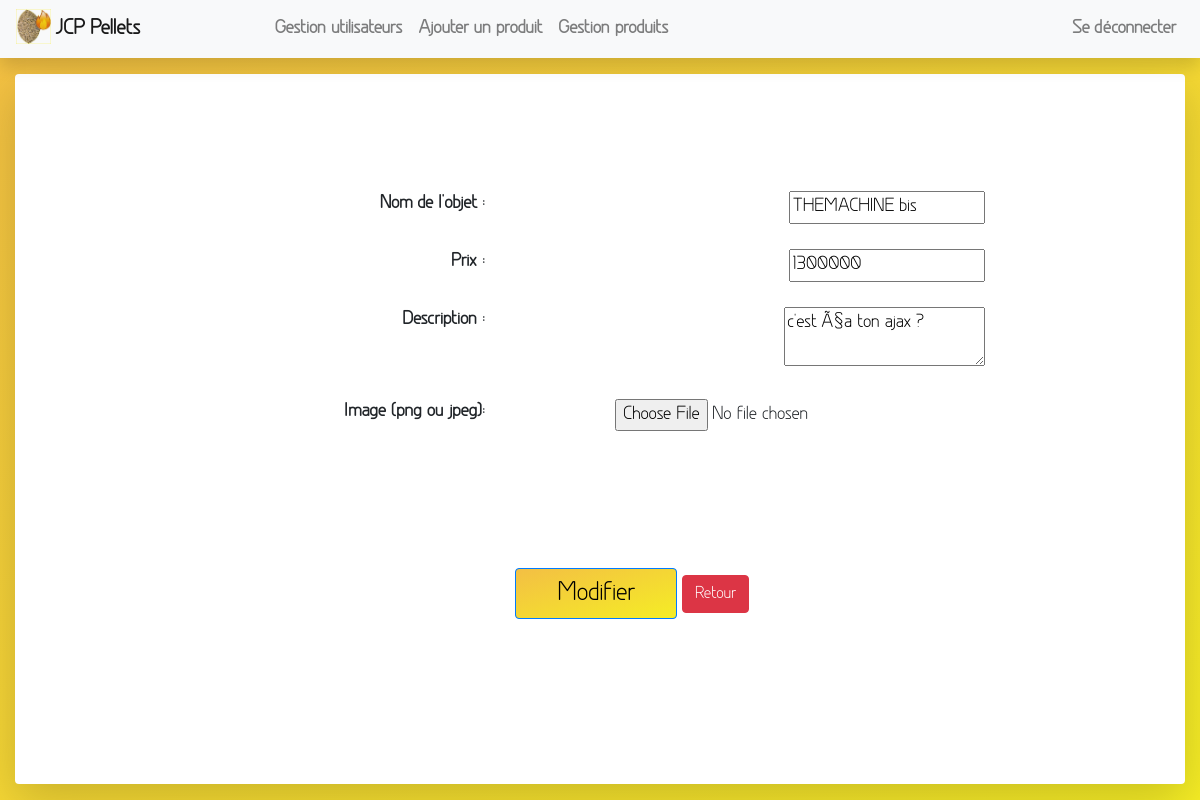
The page /views/admin_side/productsManagement.php?modifyProduct=4 (signed in) on the database its author committed.
### tables this page shows
CREATE TABLE `jcp_products` (
  `id` int(11) NOT NULL,
  `price` float NOT NULL,
  `name` varchar(30) NOT NULL,
  `image` mediumblob NOT NULL,
  `image_type` varchar(255) NOT NULL,
  `description` varchar(255) NOT NULL
);

### controllers/admin_side/productsManagementCtrl.php (called while the page is built, shortened)
<?php
require '../../models/Database.php';
require '../../models/Products.php';
if(isset($_GET['modifyProduct'])){
    $product = new Products();
    $product->id = htmlspecialchars($_GET['modifyProduct']);
    $infoProduct = $product->infoProduct();
}

### models/Database.php (called while the page is built, shortened)
<?php
class Database{
    public function __construct() {
        $this->db = new PDO('mysql:dbname=;host=localhost', '', '', [PDO::ATTR_ERRMODE=>PDO::ERRMODE_EXCEPTION]);
    }
}

### models/Products.php (called while the page is built, shortened)
<?php
class Products extends Database{
    public $id;
    public function listProducts(){
        $query = 'SELECT * FROM `jcp_products`';
        $listProducts = $this->db->query($query);
        $list = $listProducts->fetchAll(PDO::FETCH_OBJ);
        if(COUNT($list)){
            $this->id = $list[0]->id;
            return $list;
        }
    }
    public function infoProduct(){
        $query = 'SELECT * FROM `jcp_products` WHERE `id` = :id';
        $infoProduct = $this->db->prepare($query);
        $infoProduct->bindValue(':id', $this->id, PDO::PARAM_INT);
        if($infoProduct->execute()){
            $info = $infoProduct->fetchAll(PDO::FETCH_OBJ);
            return $info;
        }
    }
}

### views/admin_side/productsManagement.php (the view, shortened to what this page needs)
<?php
require '../../controllers/admin_side/productsManagementCtrl.php';
?>
<!DOCTYPE html>
<html>
    <head>
        <link rel="stylesheet" href="https://stackpath.bootstrapcdn.com/bootstrap/4.2.1/css/bootstrap.min.css">
        <link rel="stylesheet" href="../../assets/css/style.css">
    </head>
    <body>
        <nav class="navbar navbar-expand-lg navbar-light bg-light sticky-top shadow">
            <a class="navbar-brand" href="accueilAdmin.php"><img src="../../assets/img/logoJCP.png" id="logoNavabarJCP"/>JCP Pellets</a>
            <div class="collapse navbar-collapse" id="navbarSupportedContent">
                <ul class="navbar-nav mr-auto">
                    <li class="nav-item">
                        <a class="nav-link" href="usersManagement.php">Gestion utilisateurs</a>
                    </li>
                    <li class="nav-item">
                        <a class="nav-link" href="addProduct.php">Ajouter un produit</a>
                    </li>
                    <li class="nav-item">
                        <a class="nav-link" href="productsManagement.php">Gestion produits</a>
                    </li>
                </ul>
                <ul class="navbar-nav">
                    <?php
            if(isset($_SESSION['username'])){
                ?>
                    <li class="nav-item">
                        <a class="nav-link" href="../../index.php?disconnect">Se déconnecter</a>
                    </li>
                <?php
            }
            ?>
                </ul>
            </div>
        </nav>
        <div class="container-fluid">
            <div class="generalDisplay productsList shadow-lg p-3bg-white mt-3 mb-3 rounded">
                <?php
                if(isset($_GET['modifyProduct'])){
                    foreach($infoProduct as $info){
                        ?>
                <form action="productsManagement.php?modifyProduct=<?= $info->id; ?>" enctype="multipart/form-data" method="post" class="addProductForm">
                            <div class="row addProductDiv">
                                <div class="offset-lg-1 col-lg-4">
                                    <label for="name">Nom de l'objet : </label>
                                </div>
                                <div class="offset-lg-1 col-lg-4">
                                    <input id="name" type="text" name="name" value="<?= $info->name ?>" data-toggle="popover" data-trigger="focus" title="Choisir un nom pour le produit" data-content="Doit être clair et compréhensible" required>
                                </div>
                            </div>
                            <div class="row addProductDiv">
                                <div class="offset-lg-1 col-lg-4">
                                    <label for="price">Prix : </label>
                                </div>
                                <div class="offset-lg-1 col-lg-4">
                                    <input id="price" type="text" name="price" value="<?= $info->price ?>" data-toggle="popover" data-trigger="focus" title="Choisir un prix" data-content="Doit être un chiffre entier ou décimal. Merci de ne pas ajouter le symbole €, l'ajout se fera automatiquement." required>
                                </div>
                            </div>
                            <div class="row addProductDiv">
                                <div class="offset-lg-1 col-lg-4">
                                    <label for="description">Description : </label>
                                </div>
                                <div class="offset-lg-1 col-lg-4">
                                    <textarea id="description" name="description" data-toggle="popover" data-trigger="focus" title="Entrer une description" data-content="Doit faire au maximum 255 caractères." maxlength="255" required><?= $info->description ?></textarea>
                                </div>
                            </div>
                            <div class="row addProductDiv">
                                <div class="offset-lg-1 col-lg-4">
                                    <label for="image">Image (png ou jpeg): </label>
                                </div>
                                <div class="offset-lg-1 col-lg-4">
                                    <input id="image" type="file" name="image" data-toggle="popover" data-trigger="focus" title="Choisir une image" data-content="Ne doit pas dépasser 750ko" required>
                                </div>
                            </div>
                            <div class="row">
                                <div class="offset-lg-5 col-lg-3">
                                    <button type="submit" class="btn btn-primary buttonSubmit2">Modifier</button>
                                    <a href="productsManagement.php" class="btn btn-danger" id="returnButtonProducts">Retour</a>
                                </div>
                            </div>
                        </form>
                                <?php
                    }
                }
                ?>
            </div>
        </div>
    </body>
</html>

### assets/css/style.css (style rules this page uses)
.generalDisplay { height: calc(100vh - 90px); background-color: white; }
body { font-family: 'Greyscale'; font-weight: bold; font-size: 110%; background-image: linear-gradient(to bottom right, rgb(243, 191, 68), rgb(245, 237, 37)); }
#logoNavabarJCP { width: 15%; margin-right: 2%; margin-top: -2%; }
.addProductDiv { text-align: right; margin-top: 2%; }
.addProductForm { margin-top: 10%; }
.buttonSubmit2 { width: 60%; background-image: linear-gradient(to bottom right, rgb(243, 191, 68), rgb(245, 237, 37)); margin-top: 50%; color: black; font-size: 25px; }
.productsList { overflow-y: scroll; overflow-x: hidden; }
#returnButtonProducts { margin-top: 50%; }

### rows shown on the page
jcp_products: name "THEMACHINE bis", price "1300000", description "c'est Ã§a ton ajax ?"
